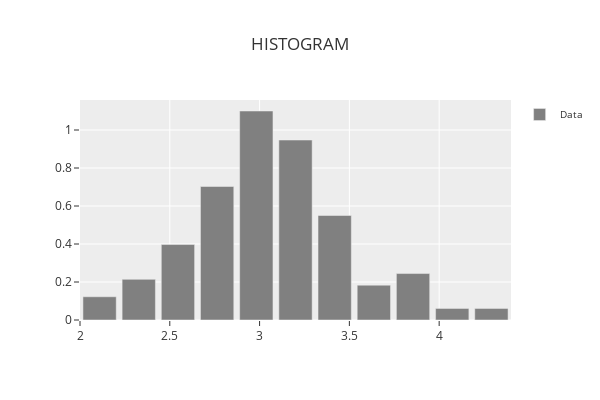

The cell this chart's notebook holds for it:
### Code cell
phitter_cont.plot_histogram()

### Figure 1 — Plotly figure (JSON) as saved in the notebook; plotly's stock layout.template omitted (floating-point values rounded to 4 significant figures)
{"data": [{"marker": {"color": "rgba(128,128,128,1)"}, "name": "Data", "showlegend": true, "type": "bar", "x": [2.109, 2.327, 2.545, 2.764, 2.982, 3.2, 3.418, 3.636, 3.855, 4.073, 4.291], "y": [0.1222, 0.2139, 0.3972, 0.7028, 1.1, 0.9472, 0.55, 0.1833, 0.2444, 0.06111, 0.06111]}], "layout": {"bargap": 0.15, "height": 400, "legend": {"font": {"size": 10}, "orientation": "v", "title": {"font": {"size": 10}}, "xanchor": "left", "y": 1, "yanchor": "auto"}, "title": {"text": "HISTOGRAM"}, "width": 600, "xaxis": {"title": {}}, "yaxis": {"title": {}}}}
